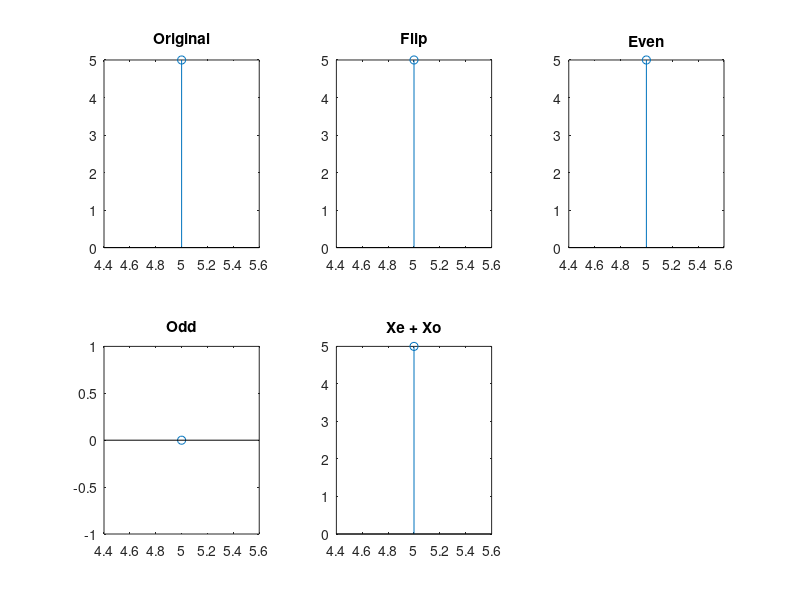

The MATLAB source for this figure:
n = input ('Enter Time Sample: ');
x = input('Enter Signal Value: ');

y = fliplr(x);
Xe = 0.5*(x + y);
Xo = 0.5*(x - y);

subplot(2, 3, 1), stem(n, x), title('Original');
subplot(2, 3, 2), stem(n, y), title('Flip');
subplot(2, 3, 3), stem(n, Xe), title('Even');
subplot(2, 3, 4), stem(n, Xo), title('Odd');
subplot(2, 3, 5), stem(n, Xe+Xo), title('Xe + Xo');